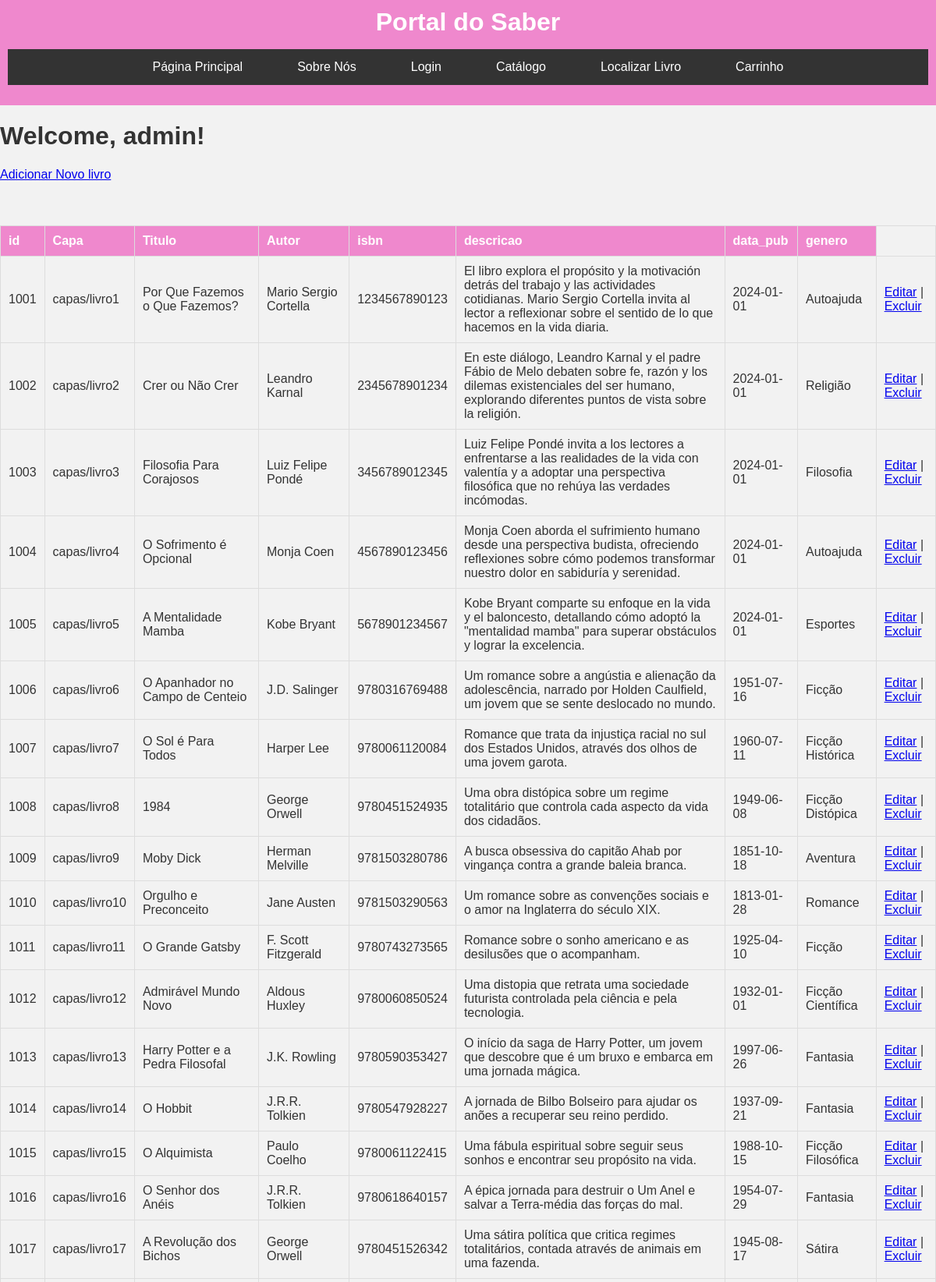
Page /admin/admin_home.php (signed in, upper part) on the committed database.
### tables this page shows
CREATE TABLE `livros` (
  `id` int(4) NOT NULL,
  `capa` varchar(18) DEFAULT NULL,
  `titulo` varchar(255) DEFAULT NULL,
  `autor` varchar(255) DEFAULT NULL,
  `isbn` bigint(12) DEFAULT NULL,
  `descricao` varchar(255) DEFAULT NULL,
  `data_pub` varchar(10) DEFAULT NULL,
  `genero` varchar(255) DEFAULT NULL
);

### admin/admin_home.php (the view, shortened to what this page needs)
<?php
    include '../connection.php';
    $username = $_SESSION['username'];
    $sql = "SELECT * FROM livros";
    $result = $conn->query($sql);
?>
<!DOCTYPE html>
<html lang="en">
<head>
    <link rel="stylesheet" href="../styles.css">
</head>
<body>
<header>
        <h1>Portal do Saber</h1>
        <nav>
            <ul>
                <li><a href="http://localhost/PRO3151/Lab11/index.php">Página Principal</a></li>
                <li><a href="http://localhost/PRO3151/Lab11/about.html">Sobre Nós</a></li>
                <li><a href="http://localhost/PRO3151/Lab11/login.php">Login</a></li>
                <li><a href="http://localhost/PRO3151/Lab11/catalogo.php">Catálogo</a></li>
                <li><a href="http://localhost/PRO3151/Lab11/busca.php">Localizar Livro</a></li>
                <li><a href="http://localhost/PRO3151/Lab11/users/carrinho.php">Carrinho</a></li>
            </ul>
        </nav>
    </header>
<h1>Welcome, <?php echo $username; ?>!</h1>
    <a href="insert.php">Adicionar Novo livro</a><br><br>
    <table border="1">
        <tr>
            <th>id</th>
            <th>Capa</th>
            <th>Titulo</th>
            <th>Autor</th>
            <th>isbn</th>
            <th>descricao</th>
            <th>data_pub</th>
            <th>genero</th>
        </tr>
        <?php
        if ($result->num_rows > 0) {
            while($row = $result->fetch_assoc()) {
                echo "<tr>";
                echo "<td>" . $row['id'] . "</td>";
                echo "<td>" . $row['capa'] . "</td>";
                echo "<td>" . $row['titulo'] . "</td>";
                echo "<td>" . $row['autor'] . "</td>";
                echo "<td>" . $row['isbn'] . "</td>";
                echo "<td>" . $row['descricao'] . "</td>";
                echo "<td>" . $row['data_pub'] . "</td>";
                echo "<td>" . $row['genero'] . "</td>";
                echo "<td>
                        <a href='edit.php?id=" . $row['id'] . "'>Editar</a> |
                        <a href='delete.php?id=" . $row['id'] . "' onclick=\"return confirm('Tem certeza que deseja excluir?');\">Excluir</a>
                      </td>";
                echo "</tr>";
            }
        } else {
            echo "<tr><td colspan='9'>Nenhum livro encontrado</td></tr>";
        }
        ?>
    </table>
    <a href="insert.php">Modificar Preço</a><br><br>
    <br>
</body>
</html>

### styles.css (style rules this page uses)
body { font-family: Arial, sans-serif; background-color: #f2f2f2; color: #333; margin: 0; padding: 0; display: flex; flex-direction: column; min-height: 100vh; }
header { background-color: #ef88cd; color: white; padding: 20px; text-align: center; }
header h1 { margin: 0; }
nav ul { list-style-type: none; padding: 0; display: flex; justify-content: center; background-color: #333; }
nav ul li { margin: 0 15px; }
nav ul li a { color: white; text-decoration: none; padding: 14px 20px; display: block; }
table { width: 100%; border-collapse: collapse; margin-top: 20px; }
table, th, td { border: 1px solid #ddd; }
th, td { padding: 10px; text-align: left; }
th { background-color: #ef88cd; color: white; }
header { background-color: #ef88cd; padding: 10px; text-align: center; }
header h1 { color: white; margin: 0; }

### rows in the picture
livros: id "1001", capa "capas/livro1", titulo "Por Que Fazemos o Que Fazemos?", autor "Mario Sergio Cortella", isbn "1234567890123", descricao "El libro explora el propósito y la motivación detrás del trabajo y las actividades cotidianas. Mario Sergio Cortella invita al lector a reflexionar sobre el sentido de lo que hacemos en la vida diaria.", data_pub "2024-01-01", genero "Autoajuda"
livros: id "1002", capa "capas/livro2", titulo "Crer ou Não Crer", autor "Leandro Karnal", isbn "2345678901234", descricao "En este diálogo, Leandro Karnal y el padre Fábio de Melo debaten sobre fe, razón y los dilemas existenciales del ser humano, explorando diferentes puntos de vista sobre la religión.", data_pub "2024-01-01", genero "Religião"
livros: id "1003", capa "capas/livro3", titulo "Filosofia Para Corajosos", autor "Luiz Felipe Pondé", isbn "3456789012345", descricao "Luiz Felipe Pondé invita a los lectores a enfrentarse a las realidades de la vida con valentía y a adoptar una perspectiva filosófica que no rehúya las verdades incómodas.", data_pub "2024-01-01", genero "Filosofia"
livros: id "1004", capa "capas/livro4", titulo "O Sofrimento é Opcional", autor "Monja Coen", isbn "4567890123456", descricao "Monja Coen aborda el sufrimiento humano desde una perspectiva budista, ofreciendo reflexiones sobre cómo podemos transformar nuestro dolor en sabiduría y serenidad.", data_pub "2024-01-01", genero "Autoajuda"
livros: id "1005", capa "capas/livro5", titulo "A Mentalidade Mamba", autor "Kobe Bryant", isbn "5678901234567", descricao "Kobe Bryant comparte su enfoque en la vida y el baloncesto, detallando cómo adoptó la \"mentalidad mamba\" para superar obstáculos y lograr la excelencia.", data_pub "2024-01-01", genero "Esportes"
livros: id "1006", capa "capas/livro6", titulo "O Apanhador no Campo de Centeio", autor "J.D. Salinger", isbn "9780316769488", descricao "Um romance sobre a angústia e alienação da adolescência, narrado por Holden Caulfield, um jovem que se sente deslocado no mundo.", data_pub "1951-07-16", genero "Ficção"
livros: id "1007", capa "capas/livro7", titulo "O Sol é Para Todos", autor "Harper Lee", isbn "9780061120084", descricao "Romance que trata da injustiça racial no sul dos Estados Unidos, através dos olhos de uma jovem garota.", data_pub "1960-07-11", genero "Ficção Histórica"
livros: id "1008", capa "capas/livro8", titulo "1984", autor "George Orwell", isbn "9780451524935", descricao "Uma obra distópica sobre um regime totalitário que controla cada aspecto da vida dos cidadãos.", data_pub "1949-06-08", genero "Ficção Distópica"
livros: id "1009", capa "capas/livro9", titulo "Moby Dick", autor "Herman Melville", isbn "9781503280786", descricao "A busca obsessiva do capitão Ahab por vingança contra a grande baleia branca.", data_pub "1851-10-18", genero "Aventura"
livros: id "1010", capa "capas/livro10", titulo "Orgulho e Preconceito", autor "Jane Austen", isbn "9781503290563", descricao "Um romance sobre as convenções sociais e o amor na Inglaterra do século XIX.", data_pub "1813-01-28", genero "Romance"
livros: id "1011", capa "capas/livro11", titulo "O Grande Gatsby", autor "F. Scott Fitzgerald", isbn "9780743273565", descricao "Romance sobre o sonho americano e as desilusões que o acompanham.", data_pub "1925-04-10", genero "Ficção"
livros: id "1012", capa "capas/livro12", titulo "Admirável Mundo Novo", autor "Aldous Huxley", isbn "9780060850524", descricao "Uma distopia que retrata uma sociedade futurista controlada pela ciência e pela tecnologia.", data_pub "1932-01-01", genero "Ficção Científica"
livros: id "1013", capa "capas/livro13", titulo "Harry Potter e a Pedra Filosofal", autor "J.K. Rowling", isbn "9780590353427", descricao "O início da saga de Harry Potter, um jovem que descobre que é um bruxo e embarca em uma jornada mágica.", data_pub "1997-06-26", genero "Fantasia"
livros: id "1014", capa "capas/livro14", titulo "O Hobbit", autor "J.R.R. Tolkien", isbn "9780547928227", descricao "A jornada de Bilbo Bolseiro para ajudar os anões a recuperar seu reino perdido.", data_pub "1937-09-21", genero "Fantasia"
livros: id "1015", capa "capas/livro15", titulo "O Alquimista", autor "Paulo Coelho", isbn "9780061122415", descricao "Uma fábula espiritual sobre seguir seus sonhos e encontrar seu propósito na vida.", data_pub "1988-10-15", genero "Ficção Filosófica"
livros: id "1016", capa "capas/livro16", titulo "O Senhor dos Anéis", autor "J.R.R. Tolkien", isbn "9780618640157", descricao "A épica jornada para destruir o Um Anel e salvar a Terra-média das forças do mal.", data_pub "1954-07-29", genero "Fantasia"
livros: id "1017", capa "capas/livro17", titulo "A Revolução dos Bichos", autor "George Orwell", isbn "9780451526342", descricao "Uma sátira política que critica regimes totalitários, contada através de animais em uma fazenda.", data_pub "1945-08-17", genero "Sátira"

### other values in the picture
$username "admin"
